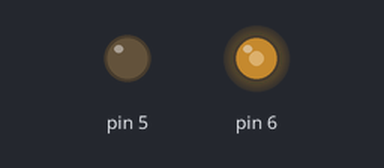
This sketch was run on a simulated Arduino Uno, built with avr-gcc and run on an emulated ATmega328P. Parts: output pins drawn as LEDs (lit = HIGH). What the sketch prints to the serial monitor is not drawn.

Above: at 0.1 s.
Timing chart, 0 to 1.6 s (numbered marks = the images above):
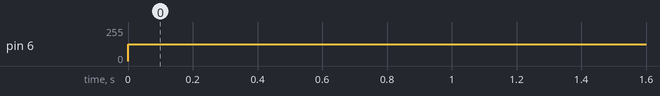

Measured:
- by itself, pin 6: 0/255 → 127/255 at 0.00 s

The sketch:

Speed_Measurement.ino
```cpp
#include <FreqMeasure.h>
#include <math.h>
int motorA1 = 5 ;
int motorA2 = 6 ;
float Speed = 0 ;
float error = 0;
float pTerm, iTerm, dTerm;
float controllerOut = 0;
float setPoint = 30;
float Feedback = 0;
float sumError = 0;
float preError = 0;
float Kp = 0.03;
float Kd = 0.005;
float Ki = 0.005;
float command = 0;
int count = 0 ;
double sum ;
float N = 32;
void setup() {
  pinMode(5 , OUTPUT) ;
  pinMode(6 , OUTPUT) ;
  Serial.begin(9600) ;
  FreqMeasure.begin();
}
void loop() {

  if (FreqMeasure.available()){
sum = sum + FreqMeasure.read();
count = count +1;
if (count > 30){
  float frequency  = FreqMeasure.countToFrequency(sum/count);
  //Serial.println(frequency/500) ;
  Feedback = frequency/500; // Output angular speed of the DC Motor
  //Serial.println(Feedback) ;
  sum = 0 ;
  count = 0 ;
}
}
  Serial.println(Feedback) ;
    digitalWrite(5 , LOW);
    analogWrite(6 , 127.5);
}
```
